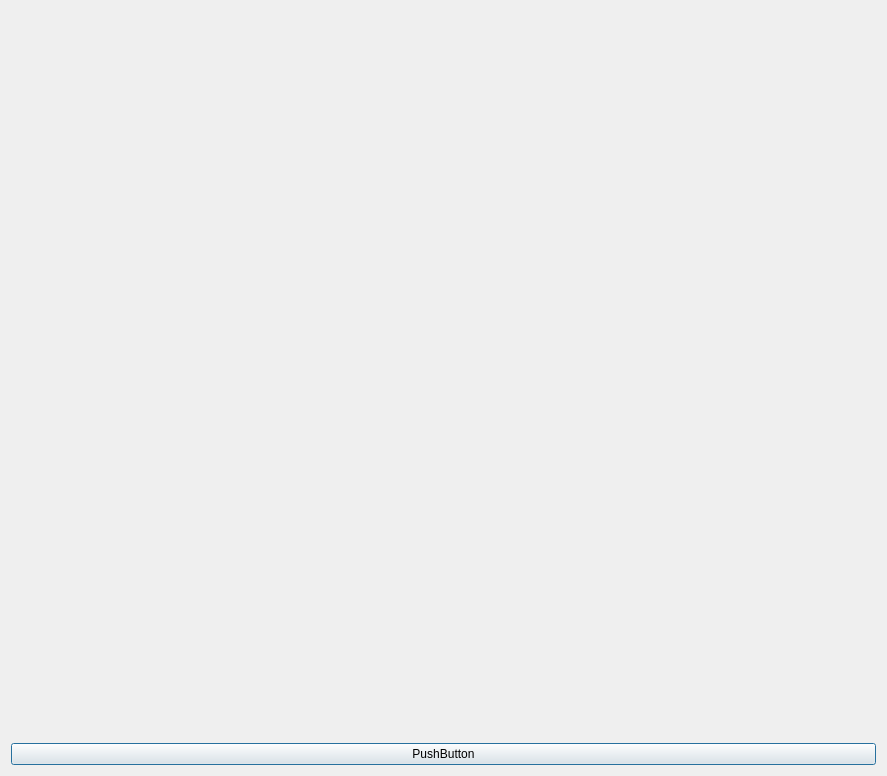
<?xml version="1.0" encoding="UTF-8"?>
<ui version="4.0">
 <class>pcl_visual</class>
 <widget class="QDialog" name="pcl_visual">
  <property name="geometry">
   <rect>
    <x>0</x>
    <y>0</y>
    <width>887</width>
    <height>776</height>
   </rect>
  </property>
  <property name="windowTitle">
   <string>pcl_visual</string>
  </property>
  <layout class="QGridLayout" name="gridLayout">
   <item row="0" column="0">
    <widget class="QVTKWidget" name="qvtkWidget"/>
   </item>
   <item row="1" column="0">
    <widget class="QPushButton" name="pushButton">
     <property name="text">
      <string>PushButton</string>
     </property>
    </widget>
   </item>
  </layout>
 </widget>
 <customwidgets>
  <customwidget>
   <class>QVTKWidget</class>
   <extends>QWidget</extends>
   <header>QVTKWidget.h</header>
  </customwidget>
 </customwidgets>
 <resources/>
 <connections/>
</ui>
